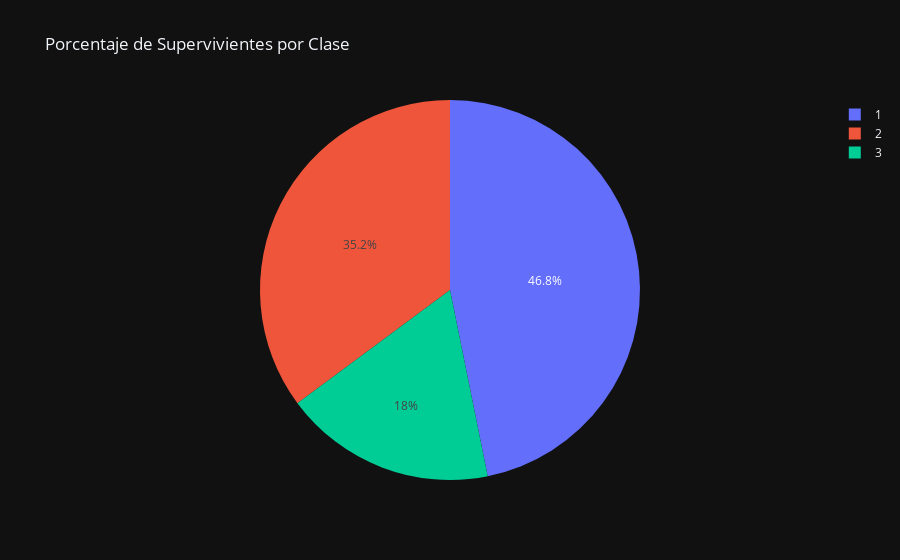

Source (notebook cell):
### Code cell
px.pie(
    supervivientes_por_clase.reset_index(),
    names='Pclass',
    values='Porcentaje',
    title='Porcentaje de Supervivientes por Clase',
    labels={'Pclass': 'Clase'},
    template='plotly_dark'
)

### Figure 1 — Plotly figure (JSON) as saved in the notebook; plotly's stock layout.template omitted (floating-point values rounded to 4 significant figures)
{"data": [{"domain": {"x": [0, 1], "y": [0, 1]}, "hovertemplate": "Clase=%{label}<br>Porcentaje=%{value}<extra></extra>", "labels": [1, 2, 3], "legendgroup": "", "name": "", "showlegend": true, "type": "pie", "values": [62.96, 47.28, 24.24]}], "layout": {"legend": {"tracegroupgap": 0}, "title": {"text": "Porcentaje de Supervivientes por Clase"}}}
